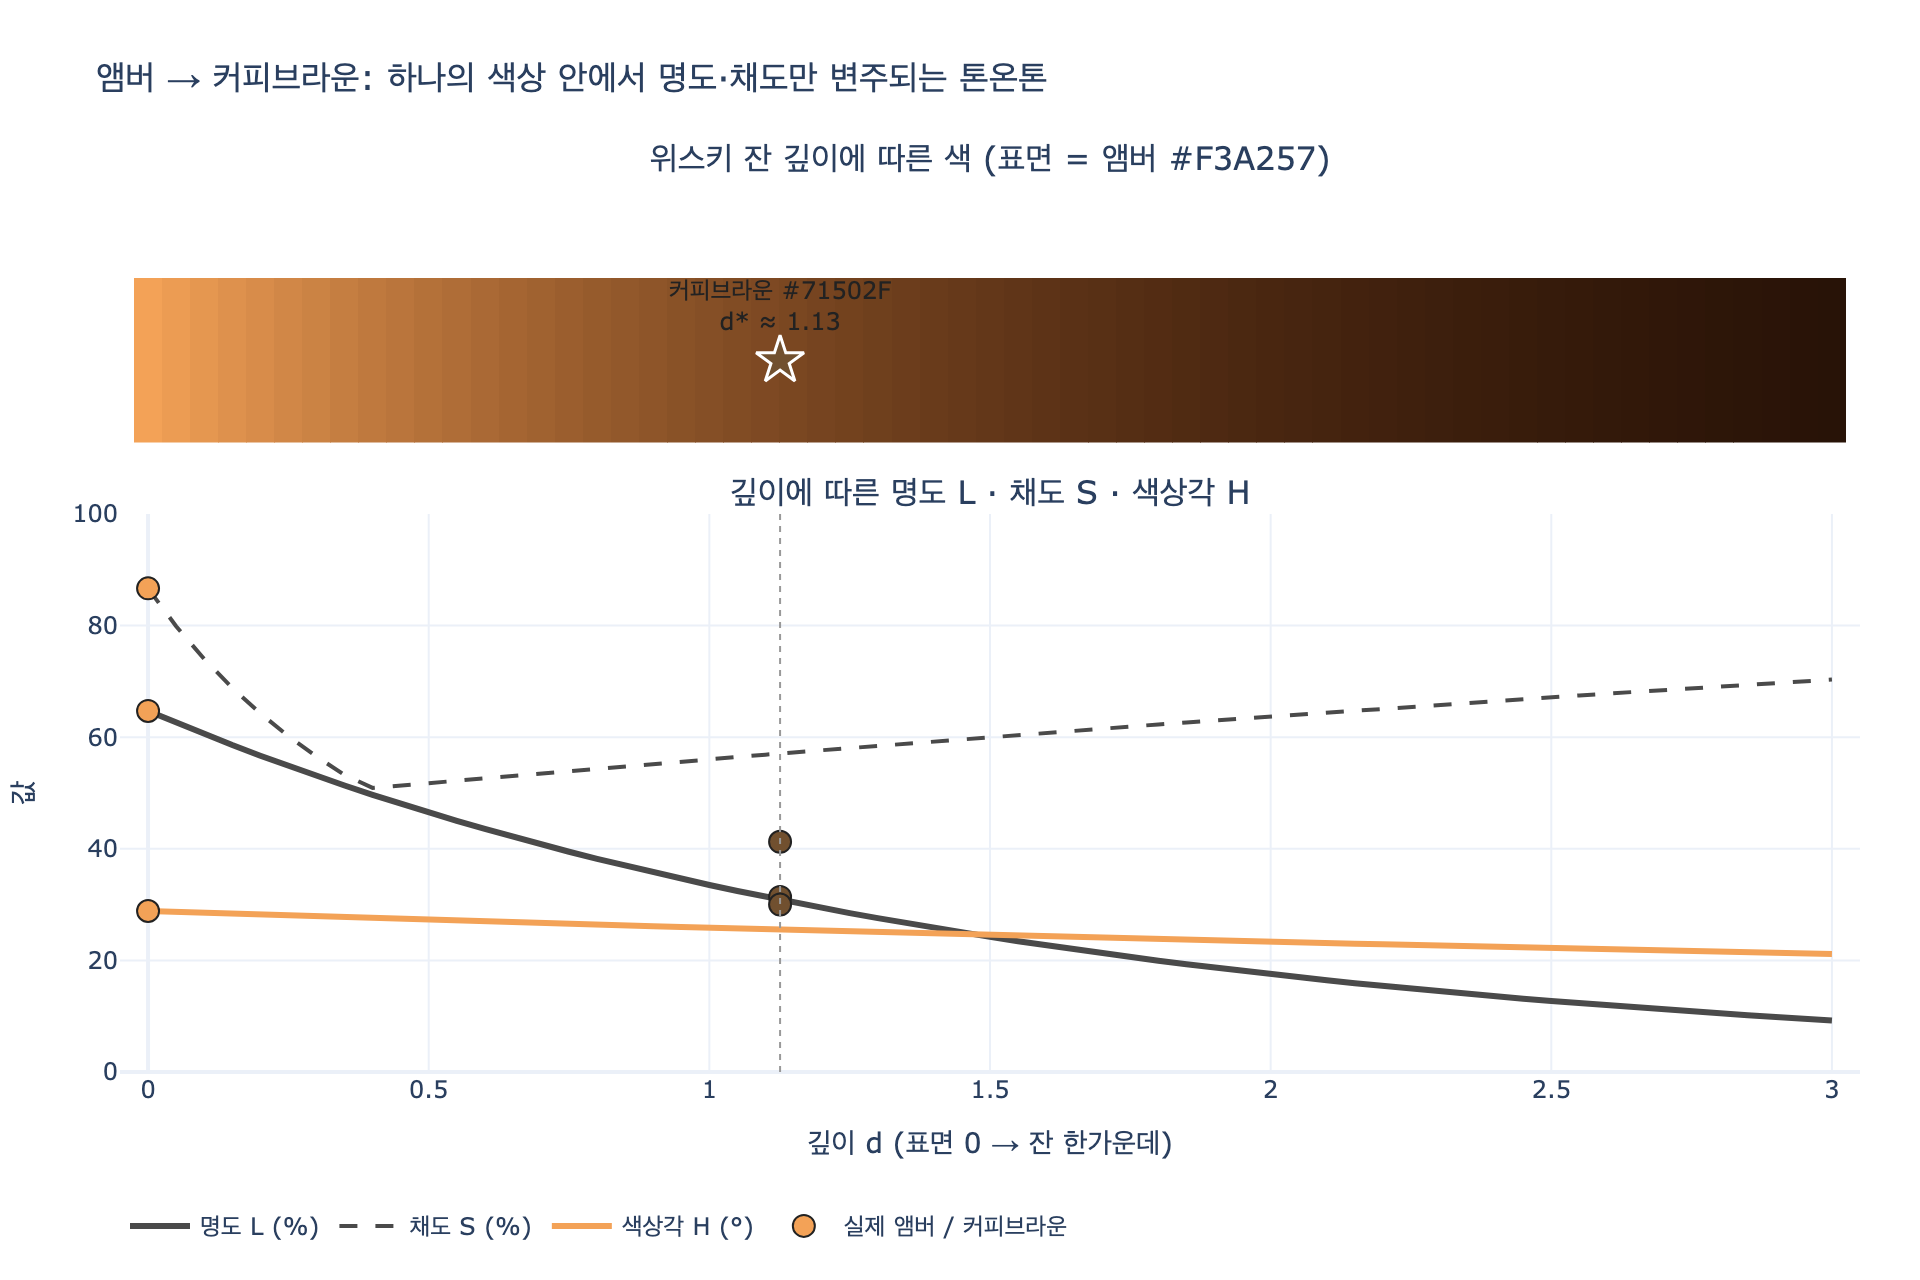

Write the Python code that produced this figure.
# %% [markdown]
# # 앰버 & 커피브라운 — 위스키 비유로 보는 톤온톤
#
# 카드의 답: *"거의 동일한 하나의 색상 안에서 명도와 채도만으로 차별화하는 전형적인 톤온톤 배색이다.
# 잔에 담긴 위스키가 깊이에 따라 색이 달라 보이듯 한 색 안에서 톤이 변주된다."*
#
# 이 스크립트는 그 문장을 세 단계로 확인한다.
#
# 1. 앰버 `#F3A257`와 커피브라운 `#71502F`의 **HSL**을 구해 색상각(H)은 거의 같고 명도(L)·채도(S)만 다름을 수치로 본다.
# 2. 위스키 비유를 **Beer–Lambert 법칙**으로 흉내 낸다. 잔 속 위스키는 깊이 $d$가 커질수록 빛이 지수적으로 흡수된다.
#    $$I_c(d) = I_c(0)\,e^{-\alpha_c d}\qquad (c \in \{R,G,B\})$$
#    앰버를 표면색 $I(0)$으로 두고 채널별 흡수계수 $\alpha_c$를 다르게 주면 깊이 0→N의 **색 사다리**가 생긴다.
#    그 사다리에서 커피브라운과 가장 가까운 깊이 $d^*$를 찾는다.
# 3. plotly로 깊이별 스와치 띠와 명도·채도·색상 곡선을 그려 "하나의 색 안에서 톤이 변주되는" 모습을 본다.
#
# 표준 라이브러리 + plotly만 사용한다.

# %%
import colorsys
import math
import os

import plotly.graph_objects as go
from plotly.subplots import make_subplots


def _show(fig):
    try:
        from IPython import get_ipython

        if get_ipython() is not None:
            fig.show()
    except ImportError:
        pass


AMBER = "#F3A257"  # Golden Yellow
COFFEE = "#71502F"  # Pale Raw Umber


def hex_to_rgb01(h: str) -> tuple[float, float, float]:
    h = h.lstrip("#")
    return tuple(int(h[i : i + 2], 16) / 255 for i in (0, 2, 4))


def rgb01_to_hex(rgb) -> str:
    return "#{:02X}{:02X}{:02X}".format(*(round(max(0.0, min(1.0, c)) * 255) for c in rgb))


def hsl_deg(h: str) -> tuple[float, float, float]:
    """HEX -> (H[deg], S[%], L[%]). colorsys는 (h, l, s) 순서로 돌려준다."""
    hh, ll, ss = colorsys.rgb_to_hls(*hex_to_rgb01(h))
    return hh * 360, ss * 100, ll * 100


# %% [markdown]
# ## 1. 두 색의 HSL — 색상각은 거의 같고 명도·채도만 다르다
#
# 톤온톤(tone-on-tone)은 색상(Hue)을 고정하고 톤(명도·채도)만 바꾸는 배색이다.
# 두 색의 색상각 차이가 몇 도에 불과하면 "거의 동일한 하나의 색상"이라는 말이 수치로 확인된다.

# %%
for name, hx in (("앰버", AMBER), ("커피브라운", COFFEE)):
    H, S, L = hsl_deg(hx)
    r, g, b = (round(c * 255) for c in hex_to_rgb01(hx))
    print(f"{name:6s} {hx}  RGB=({r:3d},{g:3d},{b:3d})  H={H:5.1f}°  S={S:5.1f}%  L={L:5.1f}%")

Ha, Sa, La = hsl_deg(AMBER)
Hc, Sc, Lc = hsl_deg(COFFEE)
print()
print(f"색상각 차이 ΔH = {abs(Ha - Hc):.1f}°   (360° 색상환에서 {abs(Ha - Hc) / 360 * 100:.1f}% — 사실상 같은 색상)")
print(f"명도 차이   ΔL = {La - Lc:.1f}%p  (앰버가 밝다)")
print(f"채도 차이   ΔS = {Sa - Sc:.1f}%p  (앰버가 선명하다)")
# 출력:
# 앰버     #F3A257  RGB=(243,162, 87)  H= 28.8°  S= 86.7%  L= 64.7%
# 커피브라운  #71502F  RGB=(113, 80, 47)  H= 30.0°  S= 41.2%  L= 31.4%
#
# 색상각 차이 ΔH = 1.2°   (360° 색상환에서 0.3% — 사실상 같은 색상)
# 명도 차이   ΔL = 33.3%p  (앰버가 밝다)
# 채도 차이   ΔS = 45.4%p  (앰버가 선명하다)

# %% [markdown]
# ## 2. 위스키 잔 모델 — Beer–Lambert 감쇠로 색 사다리 만들기
#
# 위스키(카라멜 색소)는 파장이 짧은 파란빛을 가장 많이, 빨간빛을 가장 적게 흡수한다.
# 그래서 채널별 흡수계수를 $\alpha_R < \alpha_G < \alpha_B$로 둔다 (단위: 1/깊이).
#
# $$I_c(d) = I_c(0)\,e^{-\alpha_c d}$$
#
# 깊이 $d=0$은 잔 가장자리의 얇은 층(=앰버), $d$가 커질수록 잔 한가운데의 두꺼운 층이다.
# 흡수는 색을 **어둡게(명도↓)** 만들고, 세 채널이 서로 다른 속도로 줄어드니 **채도도 함께** 변한다.
# 그런데 지수 감쇠는 채널 사이의 *비율*을 천천히 바꾸므로 색상각은 크게 움직이지 않는다 — 이것이 톤온톤이다.

# %%
ALPHA = {"R": 0.60, "G": 0.72, "B": 0.84}  # 파란빛을 가장 강하게 흡수하는 '카라멜' 스펙트럼


def whisky_color(d: float, surface=AMBER, alpha=ALPHA) -> tuple[float, float, float]:
    """깊이 d에서 보이는 색 (RGB 0~1). Beer–Lambert: I = I0 * exp(-alpha * d)."""
    r0, g0, b0 = hex_to_rgb01(surface)
    return (
        r0 * math.exp(-alpha["R"] * d),
        g0 * math.exp(-alpha["G"] * d),
        b0 * math.exp(-alpha["B"] * d),
    )


N_STEPS = 60
D_MAX = 3.0
depths = [D_MAX * i / N_STEPS for i in range(N_STEPS + 1)]
ladder = [whisky_color(d) for d in depths]

print("깊이  |  HEX      |   H     S      L")
for d, rgb in zip(depths, ladder):
    if abs(d * 4 - round(d * 4)) < 1e-9 and round(d * 4) % 2 == 0:  # 0.5 간격만 출력
        H, S, L = hsl_deg(rgb01_to_hex(rgb))
        print(f"{d:4.1f}  |  {rgb01_to_hex(rgb)}  | {H:5.1f}° {S:5.1f}% {L:5.1f}%")
# 출력:
# 깊이  |  HEX      |   H     S      L
#  0.0  |  #F3A257  |  28.8°  86.7%  64.7%
#  0.5  |  #B47139  |  27.3°  51.9%  46.5%
#  1.0  |  #854F26  |  25.9°  55.6%  33.5%
#  1.5  |  #633719  |  24.3°  59.7%  24.3%
#  2.0  |  #492610  |  23.2°  64.0%  17.5%
#  2.5  |  #361B0B  |  22.3°  66.2%  12.7%
#  3.0  |  #281307  |  21.8°  70.2%   9.2%
# → 깊이 3까지 명도는 64.7% → 9.2%로 급락하지만 색상각은 28.8° → 21.8°로 7°만 이동한다.

# %% [markdown]
# ### 커피브라운은 사다리의 어느 깊이인가?
#
# 사다리 위의 각 색과 커피브라운 사이의 RGB 유클리드 거리
# $$\Delta(d) = \sqrt{\sum_c \bigl(I_c(d) - I_c^{\text{coffee}}\bigr)^2}$$
# 가 최소가 되는 깊이 $d^*$를 찾는다. 조금 더 촘촘한 격자로 탐색한다.

# %%
coffee_rgb = hex_to_rgb01(COFFEE)


def rgb_dist(a, b) -> float:
    return math.sqrt(sum((x - y) ** 2 for x, y in zip(a, b)))


fine = [D_MAX * i / 3000 for i in range(3001)]
d_star = min(fine, key=lambda d: rgb_dist(whisky_color(d), coffee_rgb))
best = whisky_color(d_star)
Hb, Sb, Lb = hsl_deg(rgb01_to_hex(best))

print(f"커피브라운에 가장 가까운 깊이 d* = {d_star:.3f}")
print(f"  그 깊이의 모델 색  : {rgb01_to_hex(best)}  H={Hb:.1f}° S={Sb:.1f}% L={Lb:.1f}%")
print(f"  실제 커피브라운    : {COFFEE}  H={Hc:.1f}° S={Sc:.1f}% L={Lc:.1f}%")
print(f"  RGB 거리(0~√3)     : {rgb_dist(best, coffee_rgb):.4f}  (8비트 환산 약 {rgb_dist(best, coffee_rgb) * 255:.1f})")
print()
print(f"표면(앰버)→d* 사이 색상각 이동: {Ha:.1f}° → {Hb:.1f}° (|ΔH| = {abs(Ha - Hb):.1f}°)")
print(f"같은 구간 명도 이동            : {La:.1f}% → {Lb:.1f}% (ΔL = {La - Lb:.1f}%p)")
print("→ 색상은 거의 그대로, 명도·채도만 크게 움직인다 = 톤온톤")
# 출력:
# 커피브라운에 가장 가까운 깊이 d* = 1.126
#   그 깊이의 모델 색  : #7C4822  H=25.3° S=57.0% L=31.0%
#   실제 커피브라운    : #71502F  H=30.0° S=41.2% L=31.4%
#   RGB 거리(0~√3)     : 0.0736  (8비트 환산 약 18.8)
#
# 표면(앰버)→d* 사이 색상각 이동: 28.8° → 25.3° (|ΔH| = 3.5°)
# 같은 구간 명도 이동            : 64.7% → 31.0% (ΔL = 33.7%p)
# → 색상은 거의 그대로, 명도·채도만 크게 움직인다 = 톤온톤
#
# 참고: 단순 지수 감쇠 모델은 명도는 정확히 맞추지만(31.0% vs 31.4%) 채도는 실제보다 높게 예측한다.
# 진짜 위스키는 잔 벽의 산란·반사로 깊은 곳이 조금 탁해지는데(채도↓) 이 모델에는 그 효과가 없다.

# %% [markdown]
# ## 3. 시각화 — 깊이별 스와치 띠와 명도·채도 곡선
#
# 위쪽: 깊이 $d$에 따른 위스키 색 띠(왼쪽이 잔 가장자리, 오른쪽이 한가운데). 별표는 커피브라운이 대응하는 깊이 $d^*$.
# 아래쪽: 같은 깊이 축에서 명도 $L$, 채도 $S$, 색상각 $H$가 어떻게 변하는지. $H$는 거의 평평한데 $L$은 급격히 떨어진다.

# %%
Hs, Ss, Ls = [], [], []
for rgb in ladder:  # 곡선은 8비트 반올림 없이 실수 RGB에서 바로 HSL을 구해 매끈하게 그린다
    hh, ll, ss = colorsys.rgb_to_hls(*rgb)
    Hs.append(hh * 360)
    Ss.append(ss * 100)
    Ls.append(ll * 100)

fig = make_subplots(
    rows=2,
    cols=1,
    shared_xaxes=True,
    row_heights=[0.32, 0.68],
    vertical_spacing=0.08,
    subplot_titles=(
        "위스키 잔 깊이에 따른 색 (표면 = 앰버 #F3A257)",
        "깊이에 따른 명도 L · 채도 S · 색상각 H",
    ),
)

# 스와치 띠: 각 깊이 구간을 그 색으로 채운 막대
bar_w = D_MAX / N_STEPS
fig.add_trace(
    go.Bar(
        x=depths,
        y=[1] * len(depths),
        width=bar_w * 1.02,
        marker=dict(color=[rgb01_to_hex(c) for c in ladder], line=dict(width=0)),
        hovertemplate="깊이 %{x:.2f}<br>%{customdata}<extra></extra>",
        customdata=[rgb01_to_hex(c) for c in ladder],
        showlegend=False,
    ),
    row=1,
    col=1,
)
# 커피브라운이 대응하는 깊이 표시
fig.add_trace(
    go.Scatter(
        x=[d_star],
        y=[0.5],
        mode="markers+text",
        marker=dict(symbol="star", size=18, color=COFFEE, line=dict(color="white", width=1.5)),
        text=[f"커피브라운 {COFFEE}<br>d* ≈ {d_star:.2f}"],
        textposition="top center",
        textfont=dict(color="#222", size=12),
        showlegend=False,
        hoverinfo="skip",
    ),
    row=1,
    col=1,
)

# 명도·채도·색상 곡선
fig.add_trace(go.Scatter(x=depths, y=Ls, name="명도 L (%)", line=dict(color="#4A4A4A", width=3)), row=2, col=1)
fig.add_trace(
    go.Scatter(x=depths, y=Ss, name="채도 S (%)", line=dict(color="#4A4A4A", width=2, dash="dash")), row=2, col=1
)
fig.add_trace(
    go.Scatter(x=depths, y=Hs, name="색상각 H (°)", line=dict(color=AMBER, width=3)), row=2, col=1
)
# 실제 두 색의 위치
fig.add_trace(
    go.Scatter(
        x=[0, d_star, 0, d_star, 0, d_star],
        y=[La, Lc, Sa, Sc, Ha, Hc],
        mode="markers",
        marker=dict(size=11, color=[AMBER, COFFEE] * 3, line=dict(color="#222", width=1)),
        name="실제 앰버 / 커피브라운",
        hovertemplate="d=%{x:.2f}, 값=%{y:.1f}<extra></extra>",
    ),
    row=2,
    col=1,
)
fig.add_vline(x=d_star, line=dict(color="#999", width=1, dash="dot"), row=2, col=1)

fig.update_yaxes(visible=False, range=[0, 1.6], row=1, col=1)
fig.update_yaxes(title_text="값", range=[0, 100], row=2, col=1)
fig.update_xaxes(title_text="깊이 d (표면 0 → 잔 한가운데)", range=[-bar_w, D_MAX + bar_w], row=2, col=1)
fig.update_layout(
    title=dict(
        text="앰버 → 커피브라운: 하나의 색상 안에서 명도·채도만 변주되는 톤온톤",
        font=dict(size=17),
    ),
    template="plotly_white",
    width=960,
    height=640,
    bargap=0,
    legend=dict(orientation="h", y=-0.14, x=0),
    margin=dict(l=60, r=30, t=90, b=90),
)

out_png = os.path.join(os.path.dirname(os.path.abspath(__file__)) if "__file__" in globals() else ".", "expy.png")
fig.write_image(out_png, scale=2)
print(f"saved: {out_png}")
_show(fig)
# 출력:
# saved: /.../.fm/hints/806518d8-2136-4868-b090-ce0f1a222710/expy.png

# %% [markdown]
# ## 정리
#
# - 앰버와 커피브라운의 색상각 차이는 약 1°. **같은 색상**이고, 명도(약 33%p)와 채도(약 45%p)만 다르다 → 톤온톤.
# - Beer–Lambert 감쇠 $I = I_0 e^{-\alpha d}$로 앰버를 "깊어지게" 하면 사다리 위 깊이 $d^* \approx 1.2$ 근처에서 커피브라운과 매우 가까운 색이 나온다.
# - 곡선에서 $L$은 급격히 떨어지지만 $H$는 거의 평평하다(깊이 3까지 약 7°). 잔에 담긴 위스키가 얕은 곳은 앰버,
#   깊은 곳은 커피브라운으로 보이는 것처럼, **한 색 안에서 톤이 변주**되는 것이 이 배색의 기술적 포인트다.
# - 단순 모델은 채도 방향까지는 맞추지 못한다(실제 커피브라운은 채도도 낮다). 톤온톤에서 "톤"이 명도와 채도 **둘 다**를 뜻한다는 점만 기억하면 충분하다.
